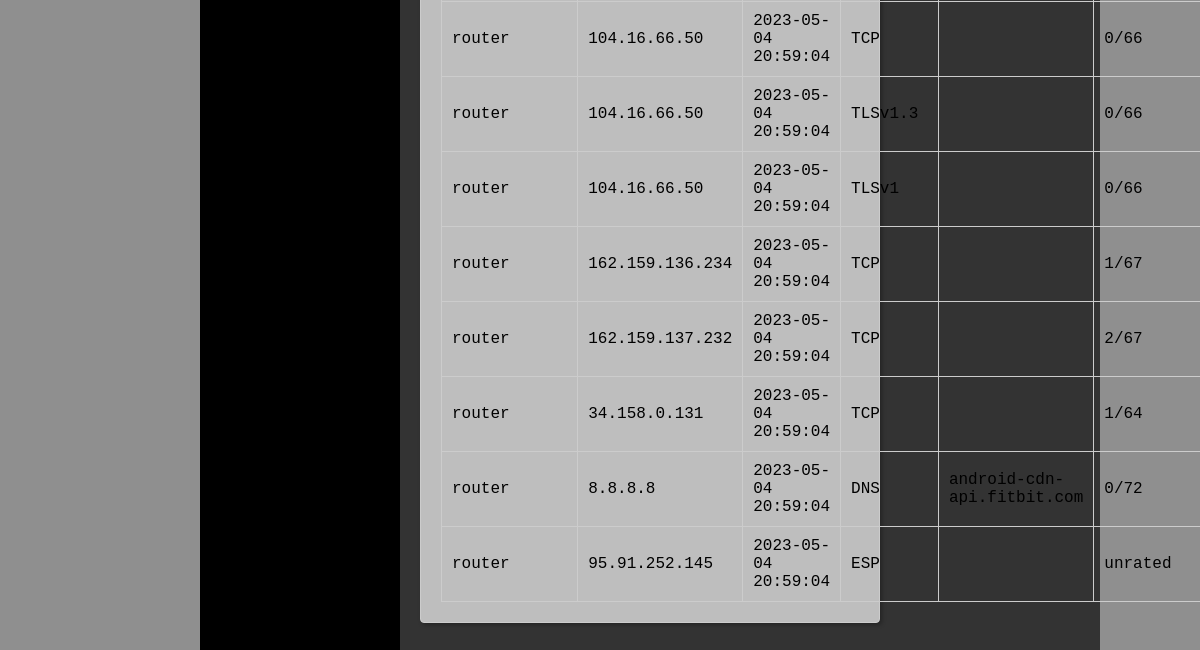
The page /queries (signed in, lower part) on the database as committed earlier.
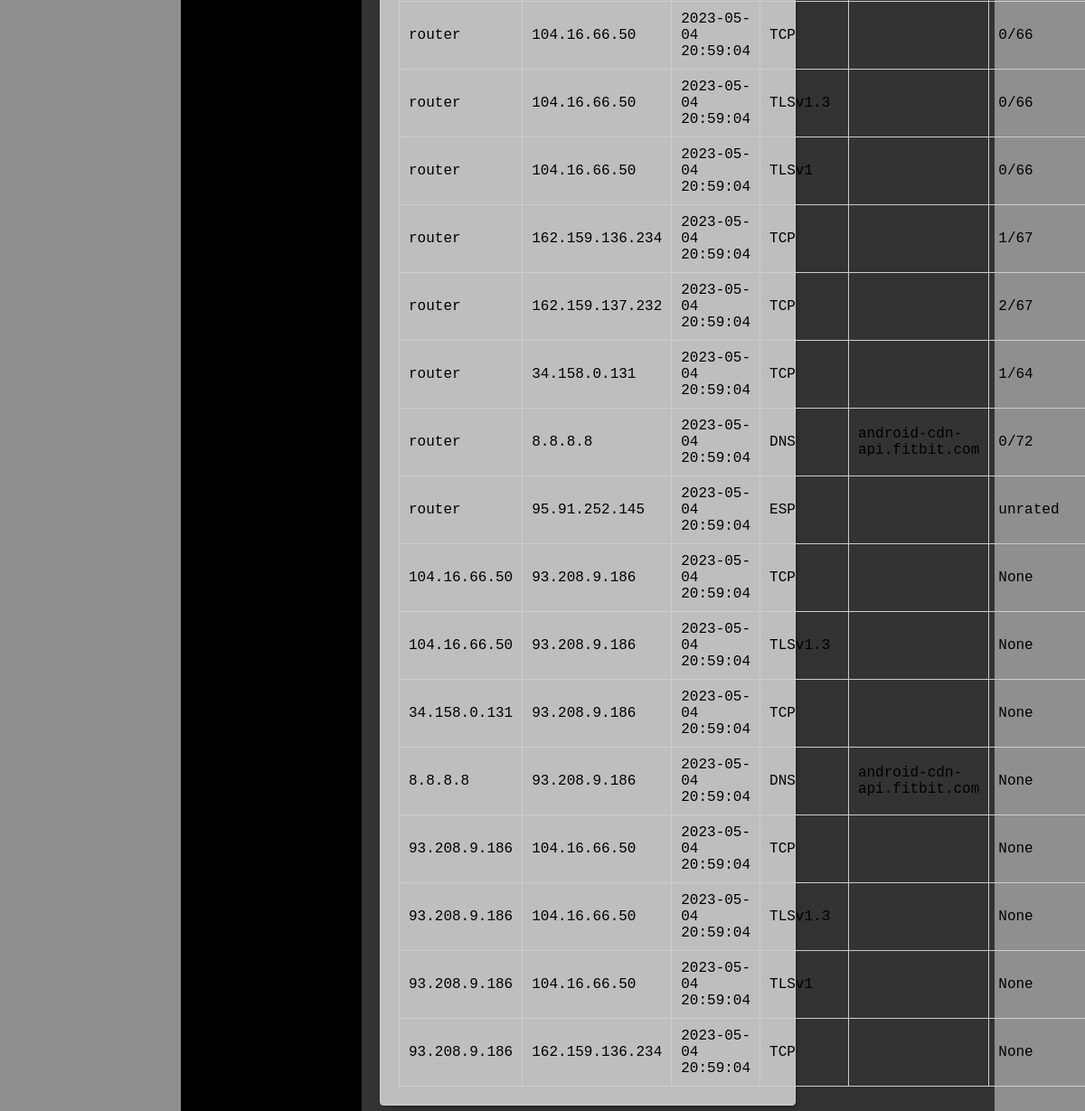
The same page on the database as committed later.
### tables this page shows
CREATE TABLE dns_queries
    (id INTEGER PRIMARY KEY AUTOINCREMENT,
     timestamp TEXT,
     source_ip TEXT,
     destination_ip TEXT,
     protocol TEXT,
     dns_query TEXT,
     vt_score TEXT,
     vt_lastcheck TEXT);

### flask_webserver.py (the view)
@app.route("/queries")
def queries():
    if "username" in session:
        conn = sqlite3.connect("database.db")
        c = conn.cursor()
        c.execute(
            "SELECT source_ip, destination_ip, timestamp,protocol, dns_query, vt_score FROM dns_queries LIMIT 20"
        )
        rows = c.fetchall()
        print(rows)
        conn.close()
        return render_template("queries.html", rows=rows)
    else:
        return redirect(url_for("login"))

### templates/queries.html (shortened to what this page needs)
<!DOCTYPE html>
<html>
<head>
	<link rel="stylesheet" type="text/css" href="../static/css/home.css">
</head>
<body>
	<div class="container">
		<div class="sidebar">
		</div>
		<div class="main-content">
			<div class="dashboard">
				<div class="dashboard-item">
					<table>
						<tbody>
							{% for row in rows %}
							<tr>
								<td>{{ row[0] }}</td>
								<td>{{ row[1] }}</td>
								<td>{{ row[2] }}</td>
								<td>{{ row[3] }}</td>
								<td>{{ row[4] }}</td>
								<td>{{ row[5] }}</td>
							</tr>
							{% endfor %}
						</tbody>
					</table>
				</div>
			</div>
		</div>
	</div>
</body>
</html>

Rows that differ between the two databases and show on the page:
added dns_queries: source_ip "104.16.66.50", destination_ip "93.208.9.186", timestamp "2023-05-04 20:59:04", protocol "TCP", row "None"
added dns_queries: source_ip "104.16.66.50", destination_ip "93.208.9.186", timestamp "2023-05-04 20:59:04", protocol "TLSv1.3", row "None"
added dns_queries: source_ip "34.158.0.131", destination_ip "93.208.9.186", timestamp "2023-05-04 20:59:04", protocol "TCP", row "None"
added dns_queries: source_ip "8.8.8.8", destination_ip "93.208.9.186", timestamp "2023-05-04 20:59:04", protocol "DNS", dns_query "android-cdn-api.fitbit.com", row "None"
added dns_queries: source_ip "93.208.9.186", destination_ip "104.16.66.50", timestamp "2023-05-04 20:59:04", protocol "TCP", row "None"
added dns_queries: source_ip "93.208.9.186", destination_ip "104.16.66.50", timestamp "2023-05-04 20:59:04", protocol "TLSv1.3", row "None"
added dns_queries: source_ip "93.208.9.186", destination_ip "104.16.66.50", timestamp "2023-05-04 20:59:04", protocol "TLSv1", row "None"
added dns_queries: source_ip "93.208.9.186", destination_ip "162.159.136.234", timestamp "2023-05-04 20:59:04", protocol "TCP", row "None"
